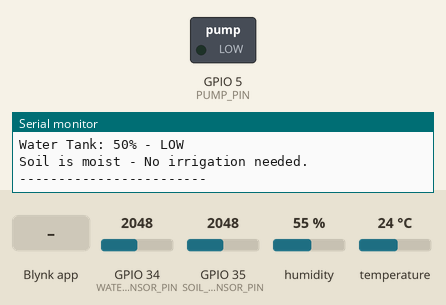
Bench run of a sketch on a simulated ESP32. Parts: switched loads named in the sketch (green lamp = pin HIGH), the last lines printed to the serial monitor. Inputs (shaded band) come from the test bench; at power-on: GPIO 34 (WATER_SENSOR_PIN) = 2048, GPIO 35 (SOIL_SENSOR_PIN) = 2048, humidity 55 %, temperature 24 °C. WiFi joins after 1.5 s; servers stay silent unless stated.

Above: at 4.0 s.
4.1 s: Blynk app writes 1 to V4
At 8.2 s:
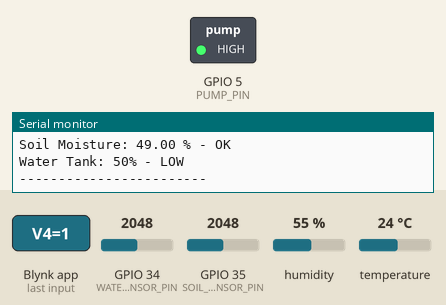
29.4 s: Blynk app writes 0 to V4
At 33.7 s:
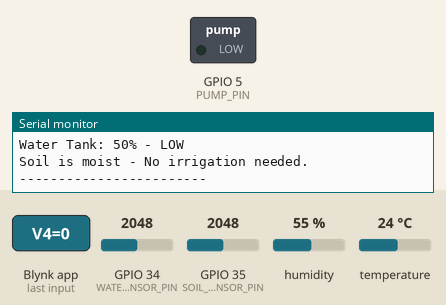
39.7 s: Blynk app writes 200 to V4
At 43.5 s:
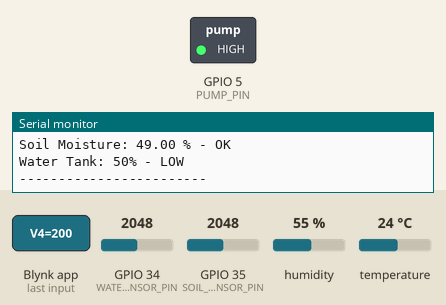
Timing chart, 0 to 45.0 s (numbered marks = the images above; inputs shaded):
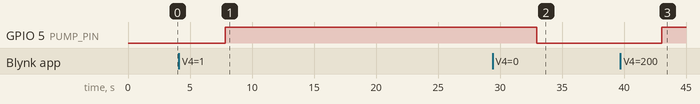

Measured:
- after the input at 4.1 s, GPIO 5 (PUMP_PIN): LOW → HIGH after 3.7 s
- after the input at 29.4 s, GPIO 5 (PUMP_PIN): HIGH → LOW after 3.6 s
- after the input at 39.7 s, GPIO 5 (PUMP_PIN): LOW → HIGH after 3.3 s

The sketch:

Code.ino
```cpp
// Blynk template configuration
#define BLYNK_TEMPLATE_ID "TMPL2qo32o41H"
#define BLYNK_TEMPLATE_NAME "smart irrigation system monitoring"
#define BLYNK_AUTH_TOKEN "EtYVA4g5mMZf7qV_QhFmO5DfAFebW-gY"  // Your unique Blynk auth token

// Include necessary libraries
#include <WiFi.h>                  // ESP32 WiFi support
#include <WiFiClient.h>           // Allows ESP32 to connect as a client
#include <BlynkSimpleEsp32.h>     // Blynk library for ESP32
#include "DHT.h"                  // DHT sensor library

// WiFi credentials
char ssid[] = "OPPO Reno7";       // WiFi network name
char pass[] = "12345123456";      // WiFi password

// Pin definitions
#define DHTPIN 4                  // DHT sensor data pin
#define DHTTYPE DHT11             // Using the DHT11 sensor
#define WATER_SENSOR_PIN 34       // Analog pin connected to water level sensor
#define SOIL_SENSOR_PIN 35        // Analog pin connected to soil moisture sensor
#define PUMP_PIN 5                // Digital pin connected to the pump relay

// Create DHT sensor object
DHT dht(DHTPIN, DHTTYPE);

// Variables to manage irrigation timing
unsigned long lastIrrigationTime = 0;     // Last time the irrigation was triggered
bool coolingDown = false;                 // Flag to prevent continuous irrigation
bool manualPumpOn = false;                // Flag for manual pump control via Blynk
const unsigned long irrigationCooldown = 60000;  // 1 minute cooldown time

void setup() {
  Serial.begin(115200);                     // Start Serial monitor for debugging
  Blynk.begin(BLYNK_AUTH_TOKEN, ssid, pass); // Connect to Blynk and WiFi
  dht.begin();                              // Initialize DHT sensor

  pinMode(PUMP_PIN, OUTPUT);               // Set pump pin as output
  digitalWrite(PUMP_PIN, LOW);             // Ensure pump is OFF initially
  delay(1000);                              // Small delay for stability
}

// Blynk virtual pin V4 - Manual pump control
BLYNK_WRITE(V4) {
  int state = param.asInt();                // Read value from Blynk app (1 = ON, 0 = OFF)
  manualPumpOn = state;                     // Set manual control flag
  digitalWrite(PUMP_PIN, manualPumpOn ? HIGH : LOW); // Control pump accordingly

  Serial.print("Manual pump control: ");
  Serial.println(manualPumpOn ? "ON" : "OFF");
}

void loop() {
  Blynk.run();                             // Run Blynk background tasks

  // Read data from sensors
  float temp = dht.readTemperature();       // Temperature in °C
  float humidity = dht.readHumidity();      // Humidity in %

  int soilRaw = analogRead(SOIL_SENSOR_PIN);       // Raw soil sensor value (0-4095)
  int waterLevelRaw = analogRead(WATER_SENSOR_PIN); // Raw water level value (0-4095)

  // Convert raw soil moisture to percentage
  float soilPercent = map(soilRaw, 4095, 0, 0, 100); // Invert and scale to 0-100%
  soilPercent = constrain(soilPercent, 0, 100);       // Limit values within 0-100%
  bool isSoilDry = soilPercent < 30;                  // Check if soil is dry

  // Convert raw water level to percentage
  int waterPercent = map(waterLevelRaw, 0, 4095, 0, 100);
  waterPercent = constrain(waterPercent, 0, 100);     // Limit within 0-100%

  // Determine water tank level based on percentage
  String tankLevel = "LOW";
  if (waterPercent >= 60 && waterPercent < 85) tankLevel = "MEDIUM";
  else if (waterPercent >= 85) tankLevel = "FULL";

  // Debug info on Serial Monitor
  Serial.print("Temp: "); Serial.print(temp); Serial.print(" °C | ");
  Serial.print("Humidity: "); Serial.print(humidity); Serial.println(" %");
  Serial.print("Soil Moisture: "); Serial.print(soilPercent); Serial.print(" % - ");
  Serial.println(isSoilDry ? "DRY" : "OK");
  Serial.print("Water Tank: "); Serial.print(waterPercent); Serial.print("% - ");
  Serial.println(tankLevel);

  // Send data to Blynk app
  Blynk.virtualWrite(V1, (int)temp);           // Send temperature
  Blynk.virtualWrite(V2, (int)humidity);       // Send humidity
  Blynk.virtualWrite(V0, (int)soilPercent);    // Send soil moisture
  Blynk.virtualWrite(V3, waterPercent);        // Send water tank percentage
  Blynk.virtualWrite(V4, tankLevel);           // Send tank level label

  unsigned long currentMillis = millis();      // Get current time

  // Skip auto irrigation if manual mode is ON
  if (!manualPumpOn) {
    // Check if cooldown period has ended
    if (coolingDown && (currentMillis - lastIrrigationTime >= irrigationCooldown)) {
      coolingDown = false;
      Serial.println("Cooldown finished - Ready to irrigate again.");
    }

    // Automatic irrigation logic
    if (!coolingDown && isSoilDry) {
      if (tankLevel == "MEDIUM" || tankLevel == "FULL") {
        // Determine irrigation duration based on temperature
        int duration = (temp > 35) ? 12000 : 6000;
        Serial.print("Irrigating for ");
        Serial.print(duration / 1000);
        Serial.println(" seconds...");

        digitalWrite(PUMP_PIN, HIGH);     // Start pump
        delay(duration);                  // Keep pump ON for set duration
        digitalWrite(PUMP_PIN, LOW);      // Stop pump

        lastIrrigationTime = millis();    // Update irrigation time
        coolingDown = true;               // Start cooldown period
      } else {
        Serial.println("Tank is LOW - Cannot irrigate, waiting...");
      }
    } else if (coolingDown && isSoilDry) {
      Serial.println("Soil is DRY but in cooldown - Skipping irrigation.");
    } else {
      Serial.println("Soil is moist - No irrigation needed.");
    }
  }

  Serial.println("------------------------");
  delay(5000);  // Wait 5 seconds before next loop
}
```
